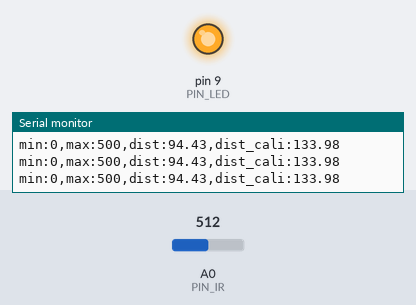
Bench run of a sketch on a simulated Arduino Uno, built with avr-gcc and run on an emulated ATmega328P. On the bench: output pins drawn as LEDs (lit = HIGH), the last lines printed to the serial monitor. Inputs (shaded band) come from the test bench; at power-on: A0 (PIN_IR) = 512.

Above: at 1.2 s.
1.3 s: A0 (PIN_IR) set to 364
4.3 s: A0 (PIN_IR) set to 336
At 4.9 s:
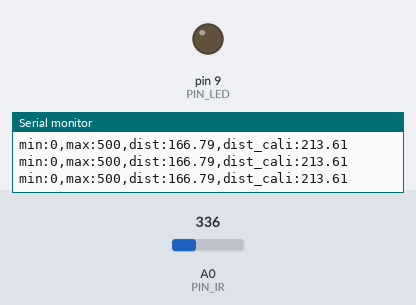
5.8 s: A0 (PIN_IR) set to 273
8.8 s: A0 (PIN_IR) set to 255
At 9.4 s:
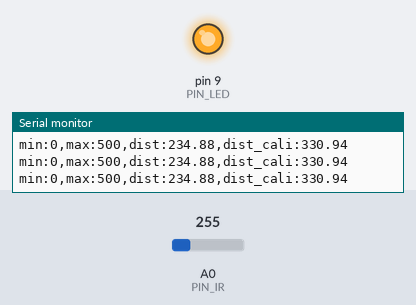
11.8 s: A0 (PIN_IR) set to 306
At 12.8 s:
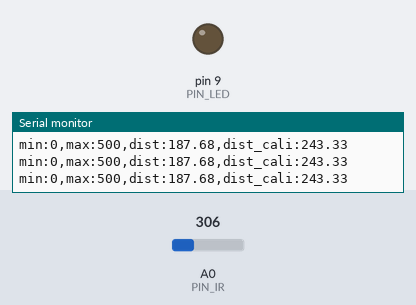
Timing chart, 0 to 14.3 s (numbered marks = the images above; inputs shaded):
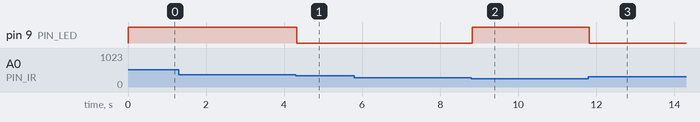

Measured:
- the behaviour switches between 354 and 353 on A0 (PIN_IR) (found by bisection; images 0 and 1)
- the behaviour switches between 266 and 265 on A0 (PIN_IR) (found by bisection; images 1 and 2)
- after the input at 4.3 s, pin 9 (PIN_LED): HIGH → LOW at once
- after the input at 8.8 s, pin 9 (PIN_LED): LOW → HIGH at once
- after the input at 11.8 s, pin 9 (PIN_LED): HIGH → LOW at once

The sketch:

19_example_0.ino
```cpp
// Arduino pin assignment
#define PIN_IR A0
#define PIN_LED 9

const float coE[] = {0.0000207, -0.0058357, 1.53848999, 23.2994353};
int a, b; // unit: mm

void setup() {
// initialize GPIO pins
  pinMode(PIN_LED,OUTPUT);
  digitalWrite(PIN_LED, 1);

// initialize serial port
  Serial.begin(57600);

  a = 69.95;
  b = 330;
}

float ir_distance(void){ // return value unit: mm
  float val;
  float volt = float(analogRead(PIN_IR));
  val = ((6762.0/(volt-9.0))-4.0) * 10.0;
  return val;
}

void loop() {
  float raw_dist = ir_distance();
  float dist_cali = coE[0] * pow(raw_dist, 3) + coE[1] * pow(raw_dist, 2) + coE[2] * raw_dist + coE[3];;
  Serial.print("min:0,max:500,dist:");
  Serial.print(raw_dist);
  Serial.print(",dist_cali:");
  Serial.println(dist_cali);
  if(raw_dist > 156 && raw_dist <224) digitalWrite(PIN_LED, 0);
  else digitalWrite(PIN_LED, 255);
  delay(20);
}
```
